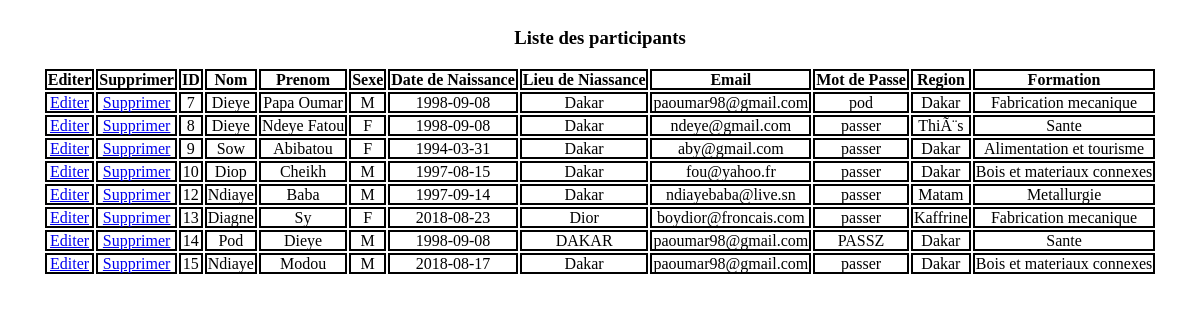
Page /SEN_FORMATION/admin/liste_participant.php on the committed database.
### tables this page shows
CREATE TABLE `participant` (
  `id` int(5) NOT NULL,
  `nom` varchar(50) NOT NULL,
  `prenom` varchar(50) NOT NULL,
  `sexe` char(1) NOT NULL,
  `date_naiss` date NOT NULL,
  `lieu_naiss` varchar(50) NOT NULL,
  `email` varchar(50) NOT NULL,
  `mdp_part` varchar(50) NOT NULL,
  `region` varchar(50) NOT NULL,
  `id_formation` int(5) NOT NULL
);

CREATE TABLE `formation` (
  `id_formation` int(5) NOT NULL,
  `domaine` varchar(50) NOT NULL,
  `intitule` varchar(50) NOT NULL,
  `lieu` varchar(50) NOT NULL,
  `date` date NOT NULL,
  `duree` int(5) NOT NULL,
  `montant` int(9) NOT NULL,
  `animateur` varchar(50) NOT NULL
);

### SEN_FORMATION/admin/liste_participant.php (the view, shortened to what this page needs)
<?php
require_once('../connexion_db/conn_db.php');
$sql_part="select id,nom,prenom,sexe,date_naiss,lieu_naiss,email,mdp_part,region,domaine  from participant natural join formation" ;
$query_part=mysqli_query($conn, $sql_part) or die(mysqli_error($conn));
?>
<!DOCTYPE html>
<html>
<head>
    <link rel="stylesheet" type="text/css" href="../css/style_tableau.css">
</head>
<body>
    <table>
        <caption><h3>Liste des participants</h3></caption>
             <tr class="c3">
                   <th>Editer</th>
                   <th>Supprimer</th>
                   <th>ID</th>
                   <th>Nom</th>
                   <th>Prenom</th>
                   <th>Sexe</th>
                   <th>Date de Naissance</th>
                   <th>Lieu de Niassance</th>
                   <th>Email</th>
                   <th>Mot de Passe</th>
                   <th>Region </th>
                   <th>Formation</th>
             </tr>
<?php
while($part=mysqli_fetch_array($query_part))
    {
        extract($part);
        echo"<tr>
            <td><a href='fiche_participant.php?id=$id'>Editer</a></td>
            <td><a href='supprim_participant.php?id=$id'>Supprimer</a></td>
            <td>$id</td>
            <td>$nom</td>
            <td>$prenom</td>
            <td>$sexe</td>
            <td>$date_naiss</td>
            <td>$lieu_naiss</td>
            <td>$email</td>
            <td>$mdp_part</td>
            <td>$region</td>
            <td>$domaine</td>
            </tr>" ;
    }
    ?>
    </table>
</body>
</html>

### SEN_FORMATION/css/style_tableau.css (style rules this page uses)
table { border-style: none; margin:auto; }
td,th { border-style: solid; border-width: 2px; border-collapse: separate; text-align: center; bottom: 15px; line-height: 15px; }
.c3 { text-align:left; }

### rows in the picture
participant: id "7", nom "Dieye", prenom "Papa Oumar", sexe "M", date_naiss "1998-09-08", lieu_naiss "Dakar", email "paoumar98@gmail.com", mdp_part "pod", region "Dakar", id_formation.domaine "Fabrication mecanique"
participant: id "8", nom "Dieye", prenom "Ndeye Fatou", sexe "F", date_naiss "1998-09-08", lieu_naiss "Dakar", email "ndeye@gmail.com", mdp_part "passer", region "ThiÃ¨s", id_formation.domaine "Sante"
participant: id "9", nom "Sow", prenom "Abibatou", sexe "F", date_naiss "1994-03-31", lieu_naiss "Dakar", email "aby@gmail.com", mdp_part "passer", region "Dakar", id_formation.domaine "Alimentation et tourisme"
participant: id "10", nom "Diop", prenom "Cheikh", sexe "M", date_naiss "1997-08-15", lieu_naiss "Dakar", email "fou@yahoo.fr", mdp_part "passer", region "Dakar", id_formation.domaine "Bois et materiaux connexes"
participant: id "12", nom "Ndiaye", prenom "Baba", sexe "M", date_naiss "1997-09-14", lieu_naiss "Dakar", email "ndiayebaba@live.sn", mdp_part "passer", region "Matam", id_formation.domaine "Metallurgie"
participant: id "13", nom "Diagne", prenom "Sy", sexe "F", date_naiss "2018-08-23", lieu_naiss "Dior", email "boydior@froncais.com", mdp_part "passer", region "Kaffrine", id_formation.domaine "Fabrication mecanique"
participant: id "14", nom "Pod", prenom "Dieye", sexe "M", date_naiss "1998-09-08", lieu_naiss "DAKAR", email "paoumar98@gmail.com", mdp_part "PASSZ", region "Dakar", id_formation.domaine "Sante"
participant: id "15", nom "Ndiaye", prenom "Modou", sexe "M", date_naiss "2018-08-17", lieu_naiss "Dakar", email "paoumar98@gmail.com", mdp_part "passer", region "Dakar", id_formation.domaine "Bois et materiaux connexes"
